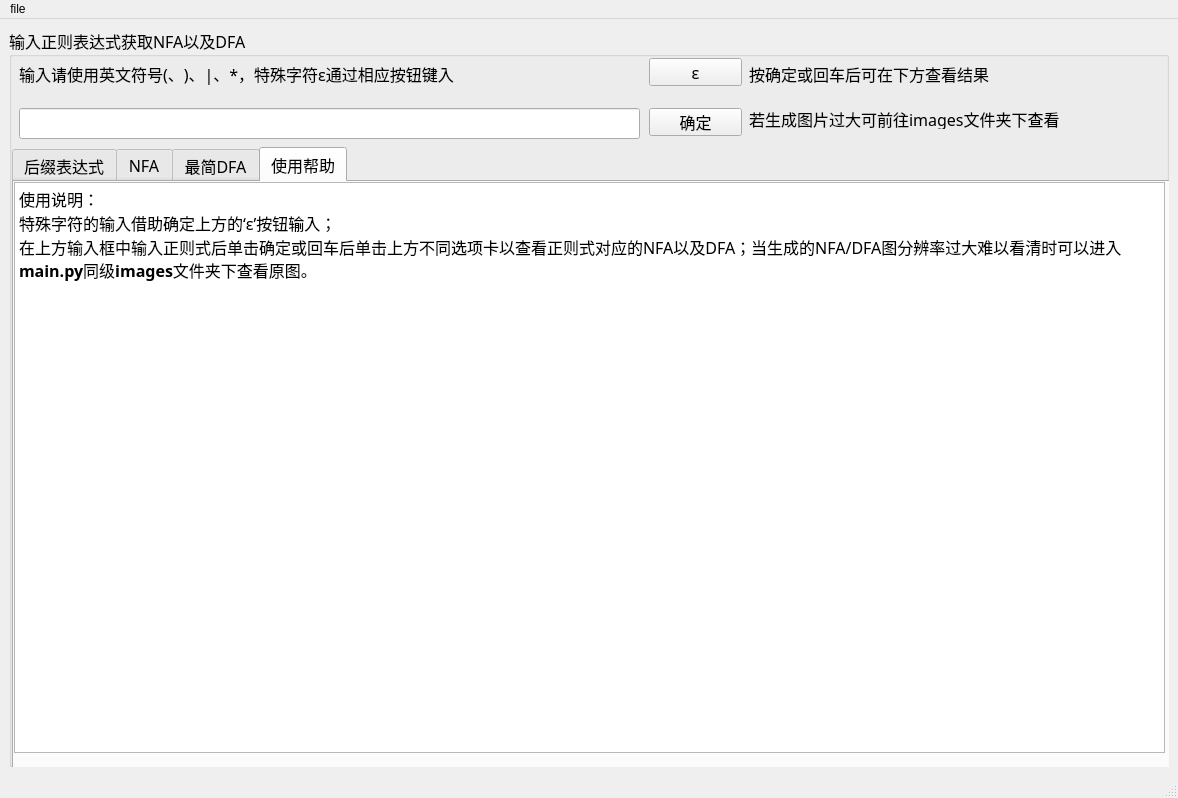
<?xml version="1.0" encoding="UTF-8"?>
<ui version="4.0">
 <class>MainWindow</class>
 <widget class="QMainWindow" name="MainWindow">
  <property name="geometry">
   <rect>
    <x>0</x>
    <y>0</y>
    <width>1178</width>
    <height>798</height>
   </rect>
  </property>
  <property name="windowTitle">
   <string>MainWindow</string>
  </property>
  <widget class="QWidget" name="centralwidget">
   <layout class="QGridLayout" name="gridLayout_2">
    <item row="0" column="1">
     <widget class="QGroupBox" name="groupBox">
      <property name="font">
       <font>
        <family>微软雅黑</family>
        <pointsize>12</pointsize>
       </font>
      </property>
      <property name="title">
       <string>输入正则表达式获取NFA以及DFA</string>
      </property>
      <widget class="QPushButton" name="ker_btn">
       <property name="geometry">
        <rect>
         <x>640</x>
         <y>80</y>
         <width>93</width>
         <height>28</height>
        </rect>
       </property>
       <property name="text">
        <string>确定</string>
       </property>
      </widget>
      <widget class="QLineEdit" name="inp">
       <property name="geometry">
        <rect>
         <x>10</x>
         <y>80</y>
         <width>621</width>
         <height>31</height>
        </rect>
       </property>
       <property name="font">
        <font>
         <family>微软雅黑</family>
         <pointsize>12</pointsize>
        </font>
       </property>
      </widget>
      <widget class="QLabel" name="label">
       <property name="geometry">
        <rect>
         <x>10</x>
         <y>30</y>
         <width>631</width>
         <height>31</height>
        </rect>
       </property>
       <property name="font">
        <font>
         <family>微软雅黑</family>
         <pointsize>12</pointsize>
        </font>
       </property>
       <property name="text">
        <string>输入请使用英文符号(、)、|、*，特殊字符ε通过相应按钮键入</string>
       </property>
      </widget>
      <widget class="QPushButton" name="ker_btn_2">
       <property name="geometry">
        <rect>
         <x>640</x>
         <y>30</y>
         <width>93</width>
         <height>28</height>
        </rect>
       </property>
       <property name="font">
        <font>
         <family>微软雅黑</family>
         <pointsize>12</pointsize>
        </font>
       </property>
       <property name="text">
        <string>ε</string>
       </property>
      </widget>
      <widget class="QLabel" name="label_2">
       <property name="geometry">
        <rect>
         <x>740</x>
         <y>30</y>
         <width>311</width>
         <height>31</height>
        </rect>
       </property>
       <property name="text">
        <string>按确定或回车后可在下方查看结果</string>
       </property>
      </widget>
      <widget class="QTabWidget" name="resbox">
       <property name="geometry">
        <rect>
         <x>3</x>
         <y>119</y>
         <width>1900</width>
         <height>850</height>
        </rect>
       </property>
       <property name="currentIndex">
        <number>3</number>
       </property>
       <widget class="QWidget" name="nbl">
        <attribute name="title">
         <string>后缀表达式</string>
        </attribute>
        <widget class="QLabel" name="suffix">
         <property name="geometry">
          <rect>
           <x>20</x>
           <y>30</y>
           <width>961</width>
           <height>31</height>
          </rect>
         </property>
         <property name="text">
          <string/>
         </property>
         <property name="textInteractionFlags">
          <set>Qt::LinksAccessibleByMouse|Qt::TextSelectableByMouse</set>
         </property>
        </widget>
       </widget>
       <widget class="QWidget" name="nfabtn">
        <attribute name="title">
         <string>NFA</string>
        </attribute>
        <widget class="QLabel" name="nfa">
         <property name="geometry">
          <rect>
           <x>0</x>
           <y>160</y>
           <width>72</width>
           <height>15</height>
          </rect>
         </property>
         <property name="text">
          <string/>
         </property>
        </widget>
       </widget>
       <widget class="QWidget" name="dfabtn">
        <attribute name="title">
         <string>最简DFA</string>
        </attribute>
        <widget class="QLabel" name="dfa">
         <property name="geometry">
          <rect>
           <x>0</x>
           <y>210</y>
           <width>72</width>
           <height>15</height>
          </rect>
         </property>
         <property name="text">
          <string/>
         </property>
        </widget>
       </widget>
       <widget class="QWidget" name="tab">
        <attribute name="title">
         <string>使用帮助</string>
        </attribute>
        <widget class="QTextBrowser" name="textBrowser">
         <property name="geometry">
          <rect>
           <x>0</x>
           <y>0</y>
           <width>1151</width>
           <height>571</height>
          </rect>
         </property>
         <property name="html">
          <string>&lt;!DOCTYPE HTML PUBLIC &quot;-//W3C//DTD HTML 4.0//EN&quot; &quot;http://www.w3.org/TR/REC-html40/strict.dtd&quot;&gt;
&lt;html&gt;&lt;head&gt;&lt;meta name=&quot;qrichtext&quot; content=&quot;1&quot; /&gt;&lt;style type=&quot;text/css&quot;&gt;
p, li { white-space: pre-wrap; }
&lt;/style&gt;&lt;/head&gt;&lt;body style=&quot; font-family:'微软雅黑'; font-size:12pt; font-weight:400; font-style:normal;&quot;&gt;
&lt;p style=&quot; margin-top:0px; margin-bottom:0px; margin-left:0px; margin-right:0px; -qt-block-indent:0; text-indent:0px;&quot;&gt;使用说明：&lt;/p&gt;
&lt;p style=&quot; margin-top:0px; margin-bottom:0px; margin-left:0px; margin-right:0px; -qt-block-indent:0; text-indent:0px;&quot;&gt;特殊字符的输入借助确定上方的‘ε’按钮输入；&lt;/p&gt;
&lt;p style=&quot; margin-top:0px; margin-bottom:0px; margin-left:0px; margin-right:0px; -qt-block-indent:0; text-indent:0px;&quot;&gt;在上方输入框中输入正则式后单击确定或回车后单击上方不同选项卡以查看正则式对应的NFA以及DFA；当生成的NFA/DFA图分辨率过大难以看清时可以进入&lt;span style=&quot; font-weight:600;&quot;&gt;main.py&lt;/span&gt;同级&lt;span style=&quot; font-weight:600;&quot;&gt;images&lt;/span&gt;文件夹下查看原图。&lt;/p&gt;
&lt;p style=&quot;-qt-paragraph-type:empty; margin-top:0px; margin-bottom:0px; margin-left:0px; margin-right:0px; -qt-block-indent:0; text-indent:0px;&quot;&gt;&lt;br /&gt;&lt;/p&gt;
&lt;p style=&quot;-qt-paragraph-type:empty; margin-top:0px; margin-bottom:0px; margin-left:0px; margin-right:0px; -qt-block-indent:0; text-indent:0px;&quot;&gt;&lt;br /&gt;&lt;/p&gt;&lt;/body&gt;&lt;/html&gt;</string>
         </property>
        </widget>
       </widget>
      </widget>
      <widget class="QLabel" name="label_3">
       <property name="geometry">
        <rect>
         <x>740</x>
         <y>80</y>
         <width>401</width>
         <height>21</height>
        </rect>
       </property>
       <property name="text">
        <string>若生成图片过大可前往images文件夹下查看</string>
       </property>
      </widget>
     </widget>
    </item>
   </layout>
  </widget>
  <widget class="QMenuBar" name="menubar">
   <property name="geometry">
    <rect>
     <x>0</x>
     <y>0</y>
     <width>1178</width>
     <height>26</height>
    </rect>
   </property>
   <widget class="QMenu" name="menufile">
    <property name="title">
     <string>file</string>
    </property>
    <addaction name="openf"/>
    <addaction name="savef"/>
    <addaction name="separator"/>
   </widget>
   <addaction name="menufile"/>
  </widget>
  <widget class="QStatusBar" name="statusbar"/>
  <action name="openf">
   <property name="text">
    <string>open</string>
   </property>
  </action>
  <action name="savef">
   <property name="text">
    <string>save</string>
   </property>
  </action>
 </widget>
 <resources/>
 <connections/>
</ui>
